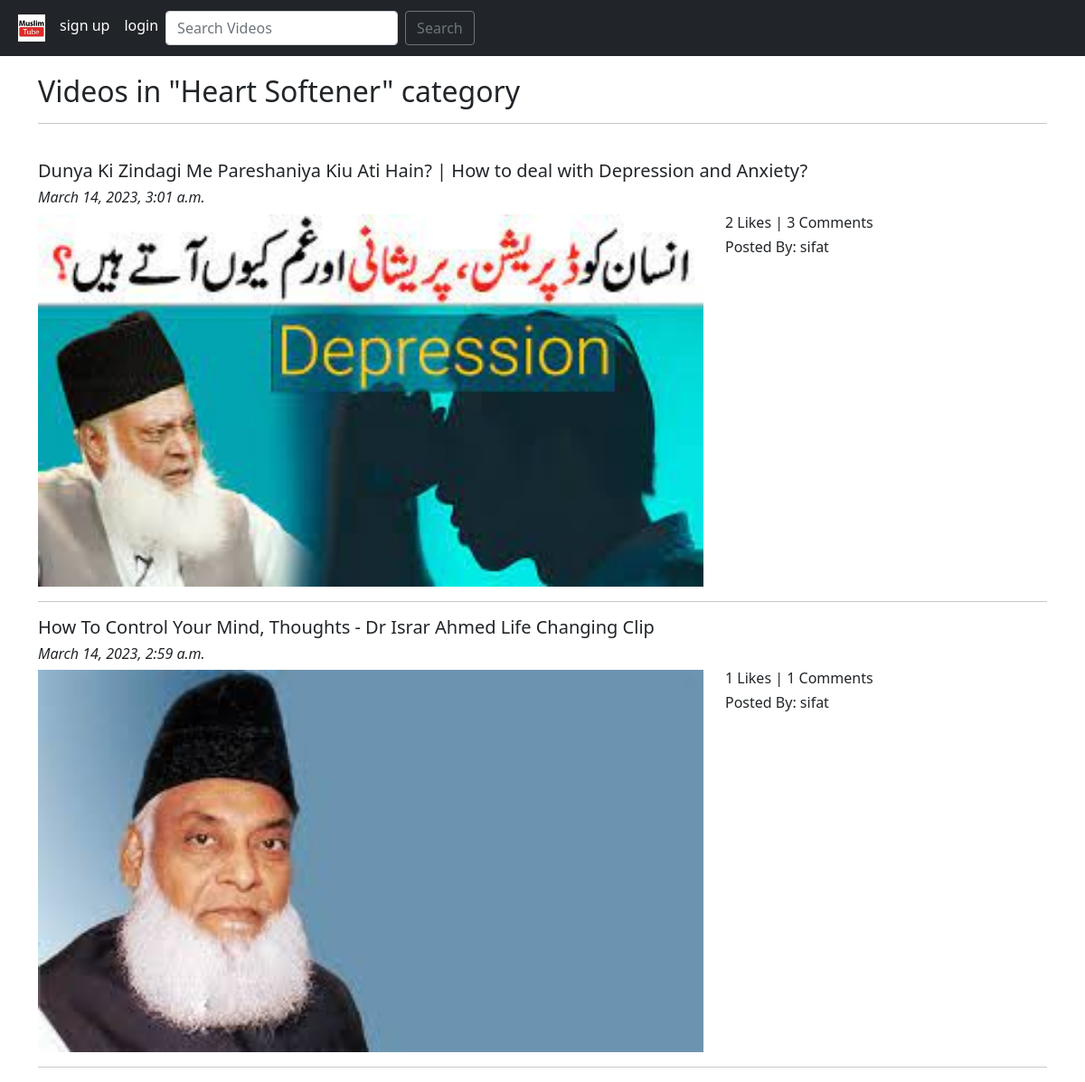
The page /video/category/Heart Softener/ on the database its author committed.
### App_Video/models.py (models this page shows, shortened)
class Video(models.Model):
    uploader = models.ForeignKey(
        User, on_delete=models.CASCADE, related_name='video_uploader')
    video_title = models.CharField(
        max_length=255, verbose_name="Title for your video")
    slug = models.SlugField(max_length=264, unique=True)
    video_link = models.URLField(max_length=264, unique=False)
    video_description = models.TextField(verbose_name="Video description")
    category = models.CharField(
        max_length=255, choices=category_choices, default='Islamic')
    video = models.FileField(upload_to='video-files', verbose_name='video',
                             validators=[FileExtensionValidator(allowed_extensions=['MOV', 'avi', 'mp4', 'webm', 'mkv'])])
    video_thumb = models.ImageField(
        upload_to='video_thumbs', verbose_name='thumb')
    publish_date = models.DateTimeField(auto_now_add=True)
    update_date = models.DateTimeField(auto_now=True)
    class Meta:
        ordering = ['-publish_date']

### App_Video/views.py (the view)
# urls.py: path('category/<str:category>/', views.CategoryList, name='category_list'),
def CategoryList(request, category):
    videos = Video.objects.filter(category=category)
    return render(request, 'App_Video/category_list.html', context={'videos': videos, 'category': category})

### templates/App_Video/category_list.html (shortened to what this page needs)
{% extends 'base.html' %}
{% block body_block %}
<h2>Videos in "{{category}}" category</h2>
<hr>
<br>
{% for video in videos %}
<h5>{{video.video_title}}</h5>
<h6><i>{{video.publish_date}}</i></h6>
<div class="row">
    <div class="col-sm-8">
        <a href="{% url 'App_Video:play_video' slug=video.slug %}"><img src="/media/{{video.video_thumb}}"
                alt="{{video.video_title}}" title="{{video.video_title}}" width="100%">
        </a>
    </div>
    <div class="col-sm-4">
        <h6>{{video.liked_video.count}} Likes | {{video.video_comment.count}} Comments </h6>
        <h6>Posted By: {{video.uploader}}</a></h6>
    </div>
</div>
<hr>
{% endfor %}
{% endblock %}

### rows shown on the page
Video: video_title "Dunya Ki Zindagi Me Pareshaniya Kiu Ati Hain? | How to deal with Depression and Anxiety?", publish_date "March 14, 2023, 3:01 a.m.", video_thumb (picture), liked_video.count "2", video_comment.count "3", uploader "sifat"
Video: video_title "How To Control Your Mind, Thoughts - Dr Israr Ahmed Life Changing Clip", publish_date "March 14, 2023, 2:59 a.m.", video_thumb (picture), liked_video.count "1", video_comment.count "1", uploader "sifat"

### other values the page prints
{{ category }} "Heart Softener"
